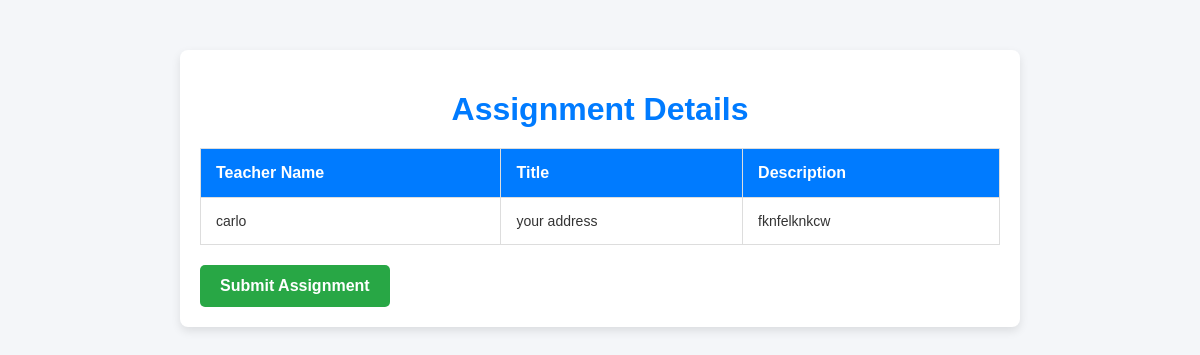
The app's page /view_assignment (signed in) with its own data.
### app1/models.py (models this page shows, shortened)
class Assignments(models.Model):
    teacher=models.ForeignKey(staff,on_delete=models.CASCADE)
    student=models.ForeignKey(studentdetails,on_delete=models.CASCADE)
    title=models.CharField(max_length=30)
    description=models.CharField(max_length=30)
    due_date=models.CharField(max_length=30)
    created_at=models.DateTimeField(auto_now_add=True)

class staff(models.Model):
    fullname = models.CharField(max_length=20)
    email = models.CharField(max_length=20)
    phone = models.CharField(max_length=20)
    gender = models.CharField(max_length=30)
    department = models.CharField(
        max_length=30,
        choices=[
            ('lab_assistant', 'lab_assistant'),
            ('lecturer', 'lecturer'),
            ('clerk', 'clerk'),
        ],
        default='clerk'  # Set a default department
    )
    password = models.CharField(max_length=20)
    image = models.ImageField(upload_to='student_user')
    address = models.CharField(max_length=30)
    def __str__(self):
        return self.fullname

### app1/views.py (the view)
# urls.py: path('view_assignment',views.view_assignment,name='view_assignment'),
def view_assignment(request):
    tem=request.session.get('sid')
    student=studentdetails.objects.get(id=tem)
    assignment=Assignments.objects.get(student=student)
    return render(request,'view_assignment.html',{'assignment':assignment})

### templates/view_assignment.html (shortened to what this page needs)
<!DOCTYPE html>
<html lang="en">
<head>
</head>
<body>
    <div class="container">
        <h1>Assignment Details</h1>
        <table>
            <thead>
                <tr>
                    <th>Teacher Name</th>
                    <th>Title</th>
                    <th>Description</th>
                </tr>
            </thead>
            <tbody>
                <tr>
                    <td>{{ assignment.teacher }}</td>
                    <td>{{ assignment.title }}</td>
                    <td>{{ assignment.description }}</td>
                </tr>
            </tbody>
        </table>
        <a href="{% url 'submit_assignment' id=assignment.id %}" class="submit-btn">Submit Assignment</a>
    </div>
</body>
</html>

### templates/view_assignment.html (style rules this page uses)
body { font-family: 'Arial', sans-serif; margin: 0; padding: 0; background-color: #f4f6f9; color: #333; }
.container { max-width: 800px; margin: 50px auto; padding: 20px; background-color: #fff; border-radius: 8px; box-shadow: 0 4px 10px rgba(0, 0, 0, 0.1); }
h1 { text-align: center; color: #007bff; margin-bottom: 20px; }
table { width: 100%; border-collapse: collapse; margin-bottom: 20px; }
thead { background-color: #007bff; color: white; }
th, td { padding: 15px; text-align: left; border: 1px solid #ddd; }
th { font-size: 16px; font-weight: bold; }
td { font-size: 14px; }
.submit-btn { display: inline-block; text-align: center; padding: 12px 20px; font-size: 16px; font-weight: bold; color: white; background-color: #28a745; border: none; border-radius: 5px; text-decoration: none; transition: background-color 0.3s ease, transform 0.2s ease; }

### records on screen
Assignments: teacher "carlo", title "your address", description "fknfelknkcw"
